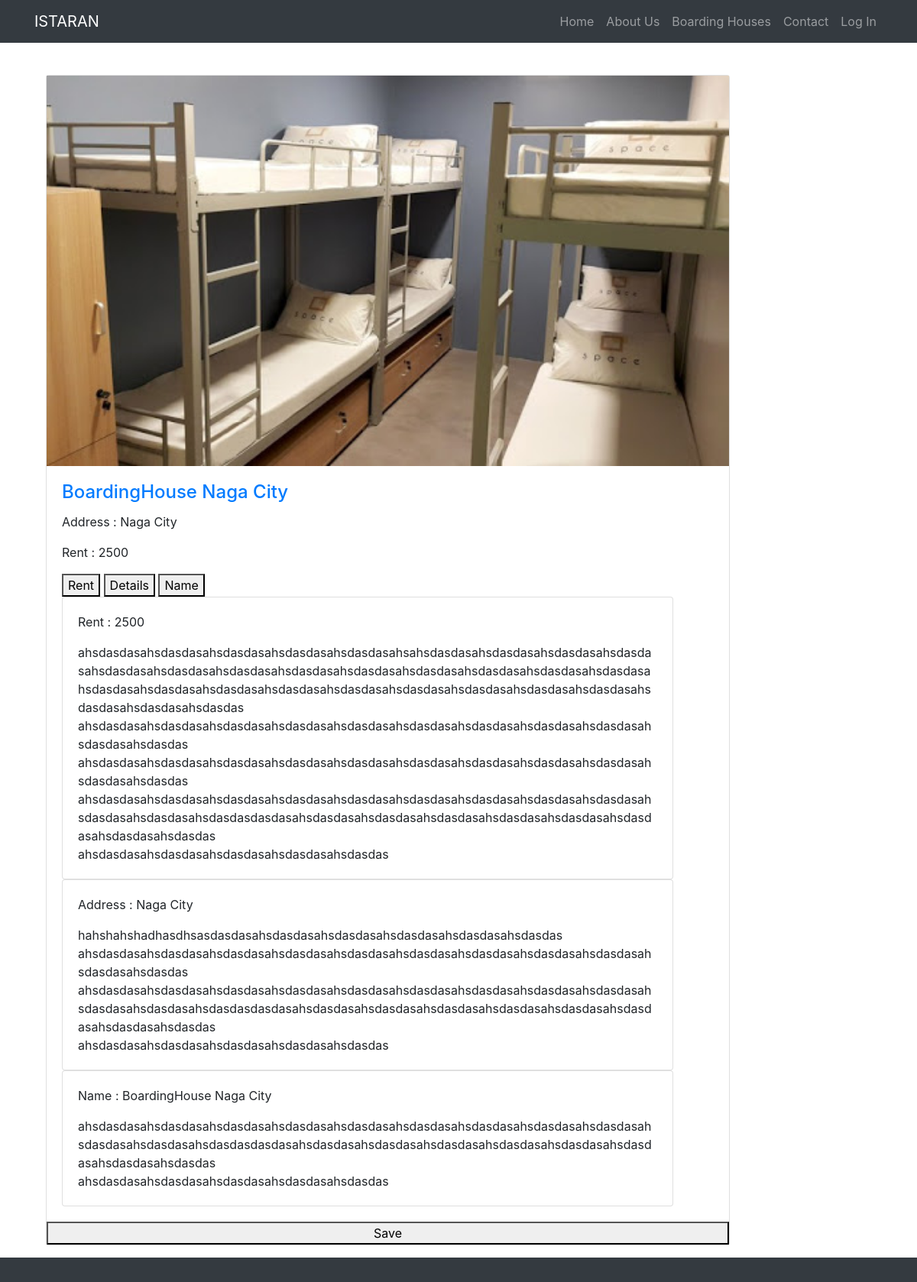
/details.php?id=10, run on the app's committed database.
### tables this page shows
CREATE TABLE `boardinghouse` (
  `id` int(11) NOT NULL,
  `Name` varchar(30) NOT NULL,
  `Address` varchar(20) NOT NULL,
  `Number` varchar(15) NOT NULL,
  `bhouse_id` int(11) NOT NULL,
  `Rent` int(3) NOT NULL,
  `image` varchar(200) NOT NULL
);

### details.php (the view, shortened to what this page needs)
<!DOCTYPE html>
<html lang="en">
<head>
  <link href="vendor/bootstrap/css/bootstrap.min.css" rel="stylesheet">
  <link href="css/modern-business.css" rel="stylesheet">
</head>
<body>
  <nav class="navbar fixed-top navbar-expand-lg navbar-dark bg-dark fixed-top">
    <div class="container">
      <a class="navbar-brand" href="index.php">ISTARAN</a>
      <div class="collapse navbar-collapse" id="navbarResponsive">
        <ul class="navbar-nav ml-auto">
        <li class="nav-item">
            <a class="nav-link" href="Index.php">Home</a>
          </li>
          <li class="nav-item">
            <a class="nav-link" href="about.php">About Us</a>
          </li>
          <li class="nav-item">
            <a class="nav-link" href="boardinghouses.php">Boarding Houses</a>
          </li>
          <li class="nav-item">
            <a class="nav-link" href="contact.php">Contact</a>
          </li>
          <li class="nav-item ">
            <a class="nav-link" href="boarders">Log In</a>
            </div>
      </div>
  </nav>
  <div class="container">
    <?php
      $id = $_GET['id'];
      include './include/conn.php';
      $query = "SELECT * from boardinghouse where id='$id'" ;
      $result = mysqli_query($conn,$query);
      while($row = mysqli_fetch_array($result))
      {
          ?>
          <br>
          <br>
          <div class="col-lg-10  ">
          <div class="card h-300">
          <?php echo "<img   src='../boardinghouse/bhouseimage/".$row['image']."'>"; ?>
            <div class="card-body">
              <h4 class="card-title">
                <a href="#"> <?php echo $row['Name']; ?> </a>
              </h4>
              <p class="card-text">Address : <?php echo $row['Address']; ?></p>
              <p class="card-text">Rent : <?php echo $row['Rent']; ?></p>
          <div id="details">
              <button @Click ="rent=true ,detail=false ,name=false">Rent</button>
              <button @Click="detail=true ,rent=false ,name=false"> Details</button>
              <button @Click="name=true, rent=false , detail=false">Name</button>
            <div v-if="rent">
              <div class="card" style="width: 50rem;">
                <div class="card-body">
                <p class="card-text">Rent : <?php echo $row['Rent']; ?></p>
                  <p class="card-text">ahsdasdasahsdasdasahsdasdasahsdasdasahsdasdasahsahsdasdasahsdasdasahsdasdasahsdasdasahsdasdasahsdasdasahsdasdasahsdasdasahsdasdasahsdasdasahsdasdasahsdasdasahsdasdasahsdasdasahsdasdasahsdasdasahsdasdasahsdasdasahsdasdasahsdasdasahsdasdasahsdasdasahsdasdasahsdasdasahsdasdas
                  ahsdasdasahsdasdasahsdasdasahsdasdasahsdasdasahsdasdasahsdasdasahsdasdasahsdasdasahsdasdasahsdasdas
                  ahsdasdasahsdasdasahsdasdasahsdasdasahsdasdasahsdasdasahsdasdasahsdasdasahsdasdasahsdasdasahsdasdas
                  ahsdasdasahsdasdasahsdasdasahsdasdasahsdasdasahsdasdasahsdasdasahsdasdasahsdasdasahsdasdasahsdasdasahsdasdasdasdasahsdasdasahsdasdasahsdasdasahsdasdasahsdasdasahsdasdasahsdasdasahsdasdas</p>
                  ahsdasdasahsdasdasahsdasdasahsdasdasahsdasdas
                </div>
              </div>
              </div>
            <div v-if="detail">
              <div class="card" style="width: 50rem;">
                <div class="card-body">
                <p class="card-text">Address : <?php echo $row['Address']; ?></p>
                <p class="card-text">hahshahshadhasdhsasdasdasahsdasdasahsdasdasahsdasdasahsdasdasahsdasdas
                  ahsdasdasahsdasdasahsdasdasahsdasdasahsdasdasahsdasdasahsdasdasahsdasdasahsdasdasahsdasdasahsdasdas
                  ahsdasdasahsdasdasahsdasdasahsdasdasahsdasdasahsdasdasahsdasdasahsdasdasahsdasdasahsdasdasahsdasdasahsdasdasdasdasahsdasdasahsdasdasahsdasdasahsdasdasahsdasdasahsdasdasahsdasdasahsdasdas</p>
                  ahsdasdasahsdasdasahsdasdasahsdasdasahsdasdas
                </div>
              </div>
              </div>
        <div v-if="name">
              <div class="card" style="width: 50rem;">
                <div class="card-body">
                <p class="card-text">Name : <?php echo $row['Name']; ?></p>
                <p class="card-text">
                  ahsdasdasahsdasdasahsdasdasahsdasdasahsdasdasahsdasdasahsdasdasahsdasdasahsdasdasahsdasdasahsdasdasahsdasdasdasdasahsdasdasahsdasdasahsdasdasahsdasdasahsdasdasahsdasdasahsdasdasahsdasdas</p>
                  ahsdasdasahsdasdasahsdasdasahsdasdasahsdasdas
                </div>
              </div>
            </div>
            </div>
            </div>
        <button>Save</button>
          </div>
        </div>
          <?php
      }
?>
    </div>
  <footer class="py-3 bg-dark">
    </footer>
</body>
</html>

### css/modern-business.css (style rules this page uses)
body { padding-top: 50px; }

### data on the page
boardinghouse: image (picture), Name "BoardingHouse Naga City", Address "Naga City", Rent "2500"
